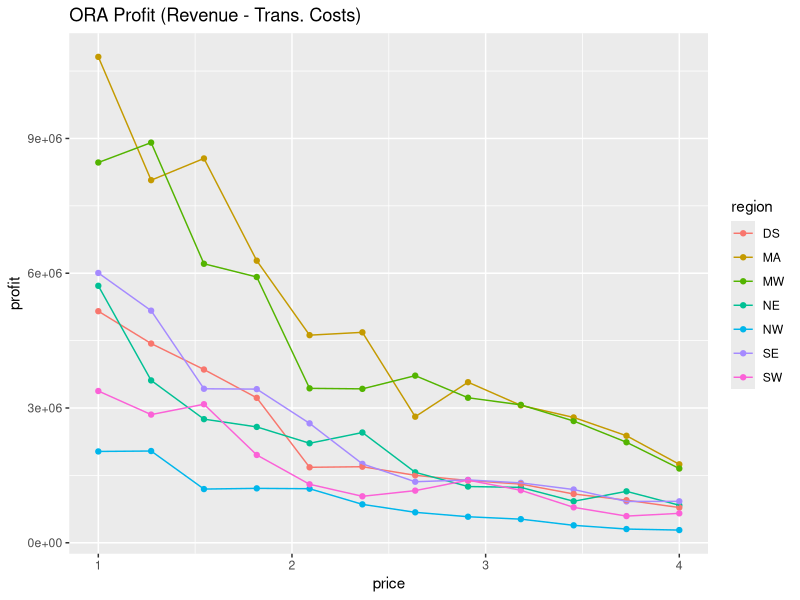
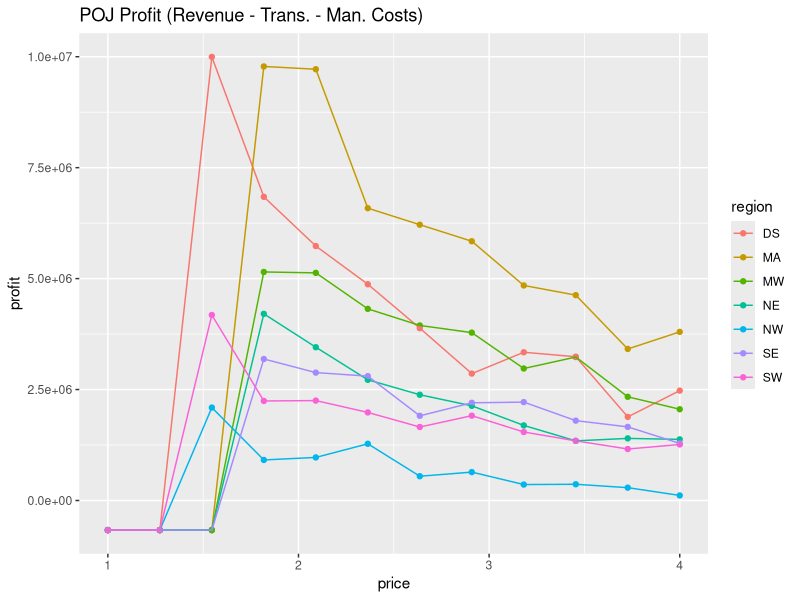
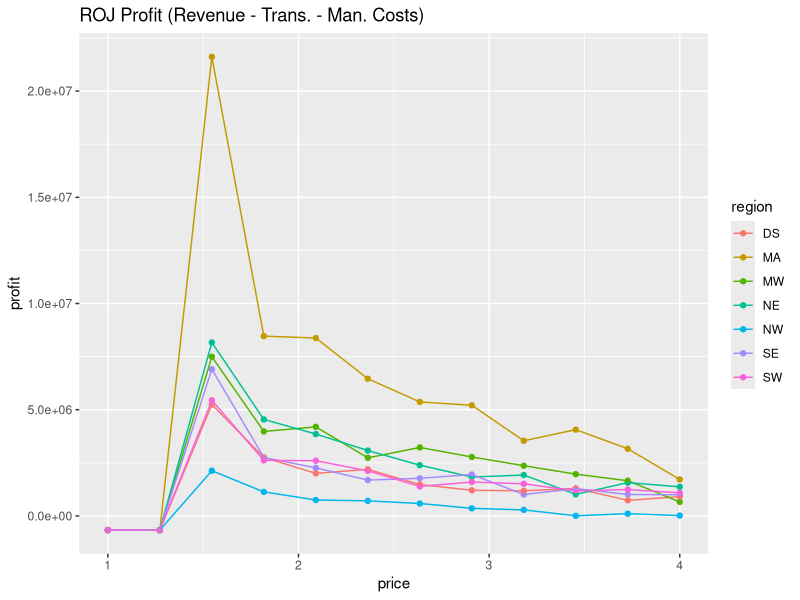
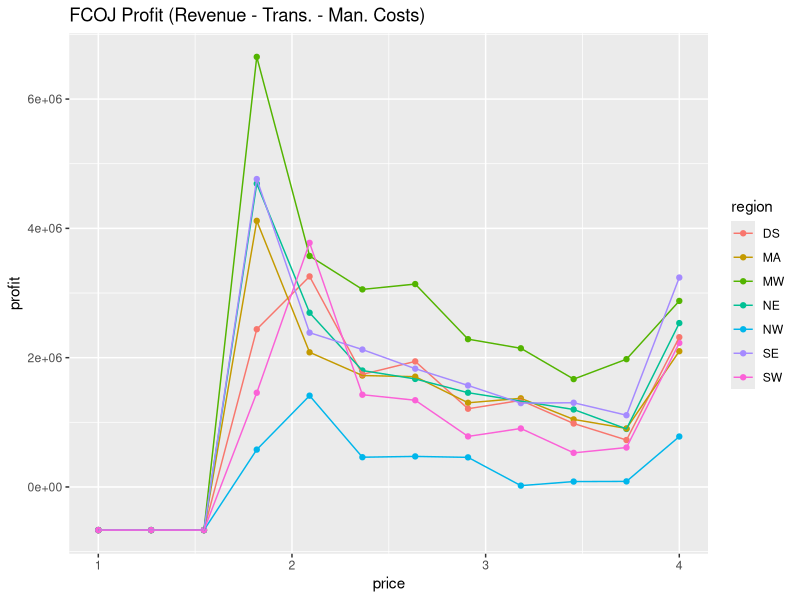
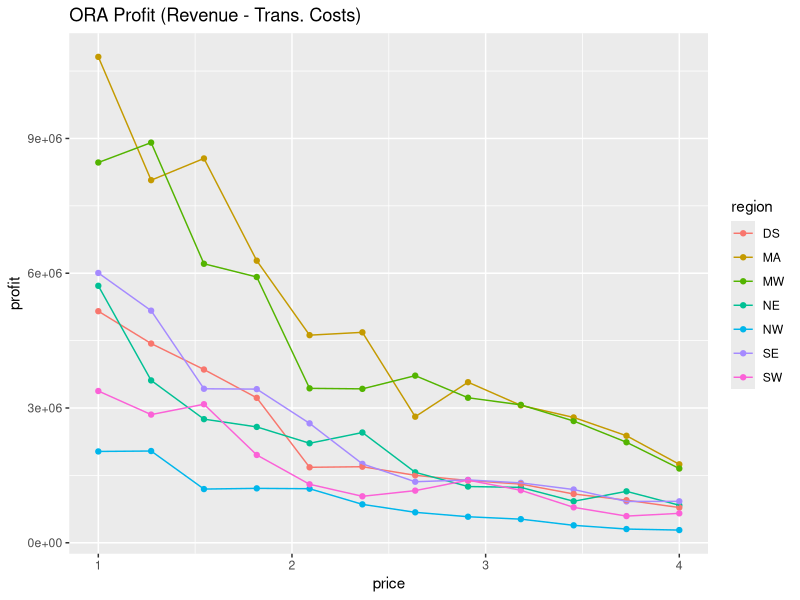
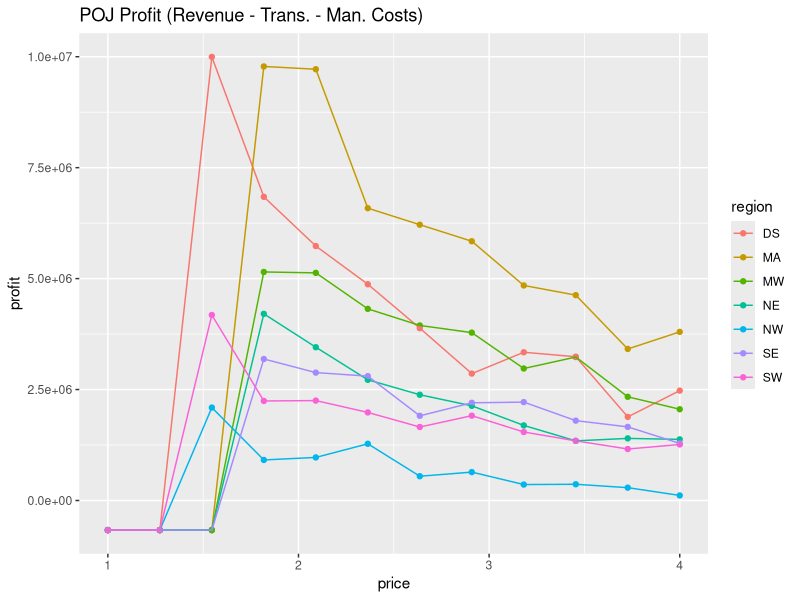
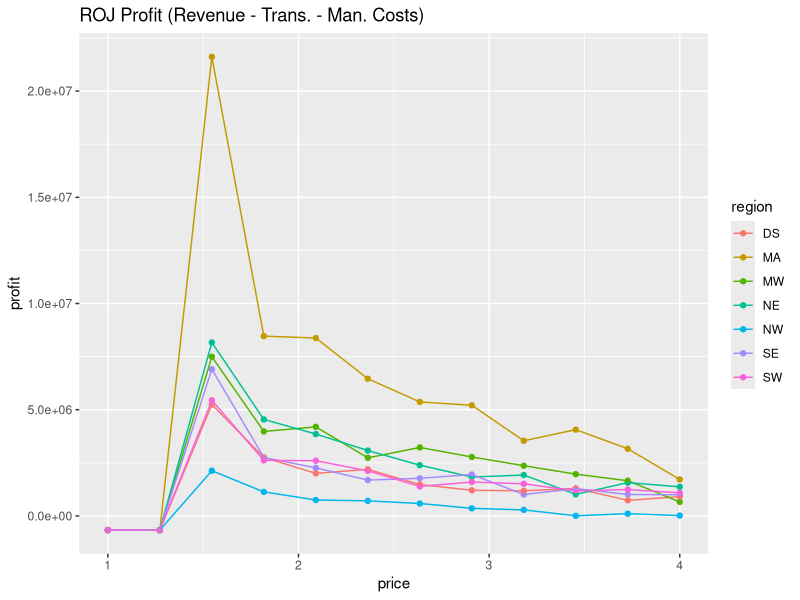
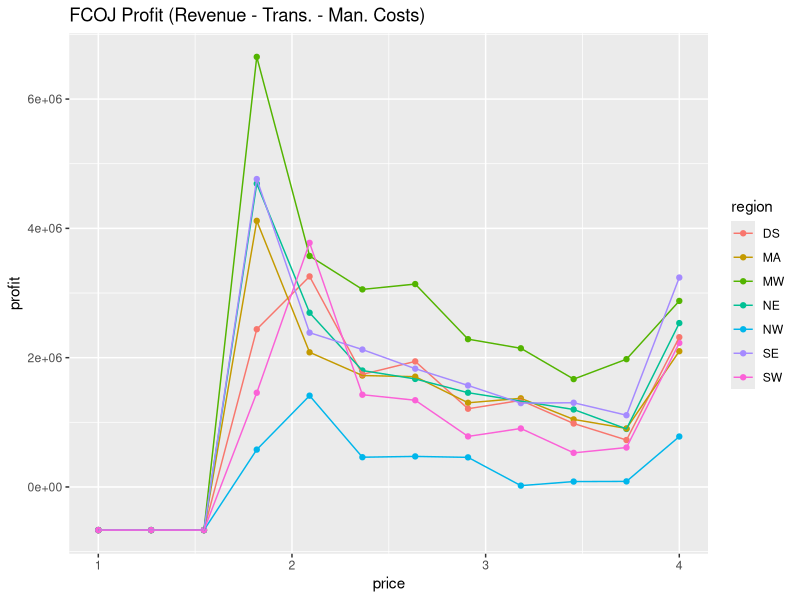

The R script that drew these images, in order:
library(ggplot2)
library(dplyr)

# ORA
ora.df <- read.csv('ora_demand.csv')
ora.df <- ora.df %>%
    mutate(revenue=2000 * price * sales,
           month=ordered(month,
                         levels=c('Jan', 'Feb', 'Mar', 'Apr',
                         'May', 'Jun', 'Jul', 'Aug',
                         'Sep', 'Oct', 'Nov', 'Dec')),
           weekly_demand = demand / 4)

# We want to maximize profit, not revenue.
# Calculate transportation costs for each price + region.
# Each region has a mean distance for its markets to the closest
# storage.  Let's also assume that for grove to storage, we'll
# ship spot purchases from CAL to S59, TEX to S35, FLA to S51,
# FLA to S73.
s35.grove.dist <- 266
s51.grove.dist <- 967
s59.grove.dist <- 176
s73.grove.dist <- 1470

region.storage <- read.csv('region_storage_dists_opt.csv')
ora.df$storage_dist <- c(rep(479.1429, 12),
                         rep(286.7647, 12),
                         rep(712.1667, 12),
                         rep(368.5909, 12),
                         rep(413.3750, 12),
                         rep(659.1250, 12),
                         rep(659, 12))
ora.df$grove_dist <- c(rep(s51.grove.dist, 36),
                       rep(s73.grove.dist, 12),
                       rep(s35.grove.dist, 12),
                       rep(s59.grove.dist, 24))
ora.df$weekly_transp_cost <- ora.df$weekly_demand *
  (0.22 * ora.df$grove_dist + 1.2 * ora.df$storage_dist)

# Also include cost to buy capacity and maintain necessary
# storage. There's a one-time upgrade cost and an every-year
# maintenance. Divide the one-time cost by 48 to "week-ize" it.
ora.df$weekly_storage_build <- 6000 * ora.df$weekly_demand / 48
ora.df$weekly_storage_maint <- (4 * 7500000 + 650 * ora.df$weekly_demand) / 48

# Note: this "profit" is for the first year, actual profit
# should be even higher in later years when we don't have the
# capacity cost.
ora.df$profit <- ora.df$revenue - (ora.df$weekly_transp_cost +
    ora.df$weekly_storage_build + ora.df$weekly_storage_maint)
ggplot(ora.df, aes(x=price, y=profit, colour=region)) +
    geom_point() + geom_line() +
    ggtitle('ORA Profit (Revenue - Trans. Costs)')
ggsave('ora_clean_profit_opt.png', width=10, height=6)

ora.profit.max <- ora.df %>% group_by(region) %>%
    filter(profit == max(profit)) %>% select(-month)
write.csv(ora.profit.max, file='ora_max_profit_opt.csv',
          quote=FALSE, row.names=FALSE)


# POJ
poj.df <- read.csv('poj_demand.csv')
poj.df <- poj.df %>%
    mutate(revenue=2000 * price * demand,
           month=ordered(month,
                         levels=c('Jan', 'Feb', 'Mar', 'Apr',
                         'May', 'Jun', 'Jul', 'Aug',
                         'Sep', 'Oct', 'Nov', 'Dec')),
           weekly_demand = demand / 4)

# Add storage to market distances
poj.df$storage_dist <- c(rep(479.1429, 12),
                         rep(286.7647, 12),
                         rep(712.1667, 12),
                         rep(368.5909, 12),
                         rep(413.3750, 12),
                         rep(659.1250, 12),
                         rep(659, 12))

# Instead of grove to storage, now we have grove to plant and
# plant to storage distances.  We can make similar "efficiency"
# assumptions, where P2->S35, P3->S51, P5->S59, P9->S73.
# We'll ship raw ORA from TEX->P2, CAL->P5, FLA->P3, FLA->P9.

# TEX->P2 = 381
# CAL->P5 = 351
# FLA->P3 = 773
# FLA->P9 = 1528
poj.df$g_p_dist <- c(rep(773, 36),
                     rep(1528, 12),
                     rep(381, 12),
                     rep(351, 24))

# P2 -> S35 = 140
# P3 -> S51 = 317
# P5 -> S59 = 393
# P9 -> S73 = 98

poj.df$p_s_dist <- c(rep(317, 36),
                     rep(98, 12),
                     rep(140, 12),
                     rep(393, 24))
# For tanker car cost, we need to calculate how many tanker
# cars the given demand would require, multiply by its purchase
# cost, and then add the weekly traveling cost.  We'll spread the
# one time purchase cost over weeks by dividing it by 48.

poj.df$num_tanker_cars_needed <- poj.df$weekly_demand / 30
poj.df$tanker_car_weekly_purchase_cost <- 
    poj.df$num_tanker_cars_needed * 100000 / 48
poj.df$tanker_car_weekly_travel_cost <- 36 *
    poj.df$num_tanker_cars_needed * poj.df$p_s_dist

poj.df$g_p_weekly_cost <- 0.22 * poj.df$weekly_demand * poj.df$g_p_dist
poj.df$storage_market_weekly_cost <- 1.2 * poj.df$weekly_demand *
    poj.df$storage_dist

# Also include cost to buy capacity and maintain necessary
# processing. There's a one-time upgrade cost and an every-year
# maintenance. Divide the one-time cost by 48 to "week-ize" it.
poj.df$weekly_proc_build <- 8000 * poj.df$weekly_demand / 48
poj.df$weekly_proc_maint <- (4 * 8000000 + 2500 * poj.df$weekly_demand) / 48

poj.df$manufacturing_cost <- 2000 * poj.df$weekly_demand

poj.df$profit <- poj.df$revenue - (poj.df$tanker_car_weekly_purchase_cost +
    poj.df$tanker_car_weekly_travel_cost +
    poj.df$g_p_weekly_cost + poj.df$storage_market_weekly_cost +
    poj.df$manufacturing_cost +
    poj.df$weekly_proc_build +
    poj.df$weekly_proc_maint)
ggplot(poj.df, aes(x=price, y=profit, colour=region)) +
    geom_point() + geom_line() +
    ggtitle('POJ Profit (Revenue - Trans. - Man. Costs)')
ggsave('poj_clean_profit_opt.png', width=10, height=6)

poj.profit.max <- poj.df %>% group_by(region) %>%
    filter(profit == max(profit)) %>% select(-month)
write.csv(poj.profit.max, file='poj_max_profit_opt.csv',
          quote=FALSE, row.names=FALSE)


# ROJ
roj.df <- read.csv('roj_demand.csv')
roj.df <- roj.df %>%
    mutate(revenue=2000 * price * demand,
           month=ordered(month,
                         levels=c('Jan', 'Feb', 'Mar', 'Apr',
                         'May', 'Jun', 'Jul', 'Aug',
                         'Sep', 'Oct', 'Nov', 'Dec')),
           weekly_demand = demand / 4)

# Add storage to market distances
roj.df$storage_dist <- c(rep(479.1429, 12),
                         rep(286.7647, 12),
                         rep(712.1667, 12),
                         rep(368.5909, 12),
                         rep(413.3750, 12),
                         rep(659.1250, 12),
                         rep(659, 12))

# Instead of grove to storage, now we have grove to plant and
# plant to storage distances.  We can make similar "efficiency"
# assumptions, where P2->S35, P3->S51, P5->S59, P9->S73.
# We'll ship raw ORA from TEX->P2, CAL->P5, FLA->P3, FLA->P9.

# TEX->P2 = 381
# CAL->P5 = 351
# FLA->P3 = 773
# FLA->P9 = 1528
roj.df$g_p_dist <- c(rep(773, 36),
                     rep(1528, 12),
                     rep(381, 12),
                     rep(351, 24))

# P2 -> S35 = 140
# P3 -> S51 = 317
# P5 -> S59 = 393
# P9 -> S73 = 98

roj.df$p_s_dist <- c(rep(317, 36),
                     rep(98, 12),
                     rep(140, 12),
                     rep(393, 24))
# For tanker car cost, we need to calculate how many tanker
# cars the given demand would require, multiply by its purchase
# cost, and then add the weekly traveling cost.  We'll spread the
# one time purchase cost over weeks by dividing it by 48.

roj.df$num_tanker_cars_needed <- roj.df$weekly_demand / 30
roj.df$tanker_car_weekly_purchase_cost <- 
    roj.df$num_tanker_cars_needed * 100000 / 48
roj.df$tanker_car_weekly_travel_cost <- 36 *
    roj.df$num_tanker_cars_needed * roj.df$p_s_dist

roj.df$g_p_weekly_cost <- 0.22 * roj.df$weekly_demand * roj.df$g_p_dist
roj.df$storage_market_weekly_cost <- 1.2 * roj.df$weekly_demand *
    roj.df$storage_dist

# Also include cost to buy capacity and maintain necessary
# processing. There's a one-time upgrade cost and an every-year
# maintenance. Divide the one-time cost by 48 to "week-ize" it.
roj.df$weekly_proc_build <- 8000 * roj.df$weekly_demand / 48
roj.df$weekly_proc_maint <- (4 * 8000000 + 2500 * roj.df$weekly_demand) / 48

roj.df$reconstitution_cost <- 650 * roj.df$weekly_demand

roj.df$profit <- roj.df$revenue - (roj.df$tanker_car_weekly_purchase_cost +
    roj.df$tanker_car_weekly_travel_cost +
    roj.df$g_p_weekly_cost + roj.df$storage_market_weekly_cost +
    roj.df$reconstitution_cost +
    roj.df$weekly_proc_build +
    roj.df$weekly_proc_maint)
ggplot(roj.df, aes(x=price, y=profit, colour=region)) +
    geom_point() + geom_line() +
    ggtitle('ROJ Profit (Revenue - Trans. - Man. Costs)')
ggsave('roj_clean_profit_opt.png', width=10, height=6)

roj.profit.max <- roj.df %>% group_by(region) %>%
    filter(profit == max(profit)) %>% select(-month)
write.csv(roj.profit.max, file='roj_max_profit_opt.csv',
          quote=FALSE, row.names=FALSE)



# FCOJ
fcoj.df <- read.csv('fcoj_demand.csv')
fcoj.df <- fcoj.df %>%
    mutate(revenue=2000 * price * demand,
           month=ordered(month,
                         levels=c('Jan', 'Feb', 'Mar', 'Apr',
                         'May', 'Jun', 'Jul', 'Aug',
                         'Sep', 'Oct', 'Nov', 'Dec')),
           weekly_demand = demand / 4)

# Add storage to market distances
fcoj.df$storage_dist <- c(rep(479.1429, 12),
                         rep(286.7647, 12),
                         rep(712.1667, 12),
                         rep(368.5909, 12),
                         rep(413.3750, 12),
                         rep(659.1250, 12),
                         rep(659, 12))

# Instead of grove to storage, now we have grove to plant and
# plant to storage distances.  We can make similar "efficiency"
# assumptions, where P2->S35, P3->S51, P5->S59, P9->S73.
# We'll ship raw ORA from TEX->P2, CAL->P5, FLA->P3, FLA->P9.

# TEX->P2 = 381
# CAL->P5 = 351
# FLA->P3 = 773
# FLA->P9 = 1528
fcoj.df$g_p_dist <- c(rep(773, 36),
                     rep(1528, 12),
                     rep(381, 12),
                     rep(351, 24))

# P2 -> S35 = 140
# P3 -> S51 = 317
# P5 -> S59 = 393
# P9 -> S73 = 98

fcoj.df$p_s_dist <- c(rep(317, 36),
                     rep(98, 12),
                     rep(140, 12),
                     rep(393, 24))
# For tanker car cost, we need to calculate how many tanker
# cars the given demand would require, multiply by its purchase
# cost, and then add the weekly traveling cost.  We'll spread the
# one time purchase cost over weeks by dividing it by 48.
fcoj.df$num_tanker_cars_needed <- fcoj.df$weekly_demand / 30
fcoj.df$tanker_car_weekly_purchase_cost <- 
    fcoj.df$num_tanker_cars_needed * 100000 / 48
fcoj.df$tanker_car_weekly_travel_cost <- 36 *
    fcoj.df$num_tanker_cars_needed * fcoj.df$p_s_dist

fcoj.df$g_p_weekly_cost <- 0.22 * fcoj.df$weekly_demand * fcoj.df$g_p_dist
fcoj.df$storage_market_weekly_cost <- 1.2 * fcoj.df$weekly_demand *
    fcoj.df$storage_dist

fcoj.df$weekly_proc_build <- 8000 * fcoj.df$weekly_demand / 48
fcoj.df$weekly_proc_maint <- (4 * 8000000 + 2500 * fcoj.df$weekly_demand) / 48

fcoj.df$manufacturing_cost <- 2000 * fcoj.df$weekly_demand

fcoj.df$profit <- fcoj.df$revenue - (fcoj.df$tanker_car_weekly_purchase_cost +
    fcoj.df$tanker_car_weekly_travel_cost +
    fcoj.df$g_p_weekly_cost + fcoj.df$storage_market_weekly_cost +
    fcoj.df$manufacturing_cost +
    fcoj.df$weekly_proc_build +
    fcoj.df$weekly_proc_maint)
ggplot(fcoj.df, aes(x=price, y=profit, colour=region)) +
    geom_point() + geom_line() +
    ggtitle('FCOJ Profit (Revenue - Trans. - Man. Costs)')
ggsave('fcoj_clean_profit_opt.png', width=10, height=6)

fcoj.profit.max <- fcoj.df %>% group_by(region) %>%
    filter(profit == max(profit)) %>% select(-month)
write.csv(fcoj.profit.max, file='fcoj_max_profit_opt.csv',
          quote=FALSE, row.names=FALSE)